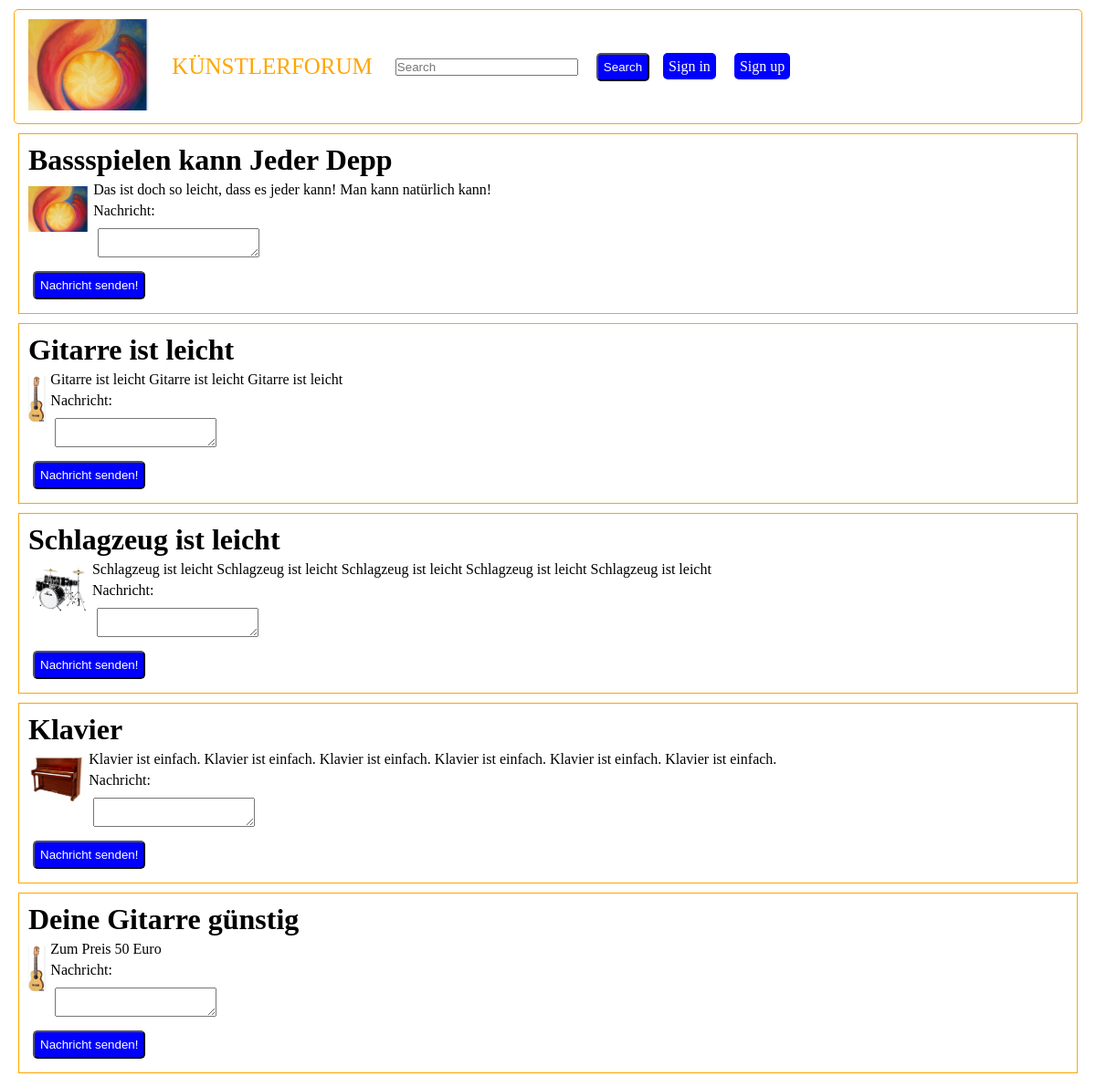
The app's page /searchadd.php with its own data.
### tables this page shows
CREATE TABLE IF NOT EXISTS `adds` (
  `id` int NOT NULL AUTO_INCREMENT,
  `title` varchar(100) NOT NULL,
  `text` varchar(10000) NOT NULL,
  `useremail` varchar(50) NOT NULL,
  PRIMARY KEY (`id`)
);

### Database.php (called while the page is built, shortened)
<?php
class Database
{
    private $conn;
    public function __construct()
    {
        $servername = "localhost";
        $username = "root2";
        $password = "ABC";
        $databasename = "kuenstlerforum";
        try {
            $this->conn = new PDO("mysql:host=$servername;dbname=$databasename", $username, $password);
            $this->conn->setAttribute(PDO::ATTR_ERRMODE, PDO::ERRMODE_EXCEPTION);
        } catch (PDOException $e) {
            $this->errorMessage = $e->getMessage();
        }
    }
    public function findUserByEMail($email)
    {
        $stmt = $this->conn->prepare("select * from users where email = :email");
        $stmt->bindParam(":email", $email);
        $stmt->execute();
        $stmt->setFetchMode(PDO::FETCH_ASSOC);
        $result = $stmt->fetchAll();
        if (count($result) == 0) {
            return null;
        } else {
            $user = new User();
            $user->email = $email;
            $user->password = $result[0]["password"];
            $user->firstname = $result[0]["firstname"];
            $user->lastname = $result[0]["lastname"];
            return $user;
        }
    }
    public function findAddsByKeyword($keyword)
    {
        $stmt =  $this->conn->prepare("select * from adds where title LIKE '%$keyword%' or text LIKE '%$keyword%' ");
        $stmt->execute();
        $stmt->setFetchMode(PDO::FETCH_ASSOC);
        $result = $stmt->fetchAll();
        $adds = array();
        for ($i = 0; $i < count($result); $i++) {
            $add = new Add();
            $add->id = $result[$i]["id"];
            $add->text = $result[$i]["text"];
            $add->title = $result[$i]["title"];
            $add->user = $this->findUserByEMail($result[$i]["useremail"]);
            $adds[$i] = $add;
        }
        return $adds;
    }
}

### FileUploader.php (called while the page is built, shortened)
<?php
class FileUploader
{
    public function getImageForAdd($add){
        $fwe = "assets/img/adds/" . $add->id;
        if( file_exists($fwe . ".png")){
            return $fwe . ".png";
        }
        else if( file_exists($fwe . ".gif")){
            return $fwe . ".gif";
        }
        else if( file_exists($fwe . ".jpg")){
            return $fwe . ".jpg";
        }
        else if( file_exists($fwe . ".jpeg")){
            return $fwe . ".jpeg";
        }
        else {
            return "assets/img/logo.png";
        }
    }
}

### searchadd.php (the view, shortened to what this page needs)
<?php
include 'Database.php';
include 'FileUploader.php';
?>
<body>
    <?php
    include 'header.php';
    $db = new Database();
    $fu = new FileUploader();
    $myadds = $db->findAddsByKeyword($_GET["search"]);
    for ($i = 0; $i < count($myadds); $i++) {
        $add = $myadds[$i];
    ?>
        <div style="border: 1px solid orange; padding: 5px; margin: 10px;">
            <h1><?php echo $add->title; ?> </h1>
            <img style="float:left" src="<?php echo $fu->getImageForAdd($add); ?>" height="50px"></img>
            <p>
                <?php echo $add->text; ?>
            </p>
            <p>Nachricht:</p>
            <textarea id="message<?php echo $add->id ?>" ncols="50" nrows="4"></textarea>
            <p><button class="mybutton" onclick="sendMessage(<?php echo $add->id; ?>);">Nachricht senden!</button> </p>
        </div>
    <?php
    }
    ?>
</body>

### header.php (shortened to what this page needs)
<ul id="mynavbar">
<li><a href="index.php"><img src="assets/img/logo.png" height="100px"></img></a></li>
<li><a href="index.php" id="logo">Künstlerforum</a></li>
<li><form action="searchadd.php" method="GET"> <input type="text" id="search" name="search" placeholder="Search" ></input>  </li>
<input type="submit" class="mybutton" value="Search"></input> </form> </li>
<?php if(!isset( $_SESSION["loggedUser"]) ){ ?>
<li><a href="login.php" class="mybutton">Sign in</a></li>
<li><a href="signup.php" class="mybutton">Sign up</a> </li>
<?php } ?>
</ul>

### header.php (style rules this page uses)
* { margin: 5px; padding: 0px; box-sizing: border-box; }
#search { display:block; width: 200px; }
.mybutton { padding: 6px; border-radius: 5px; background-color: blue; color: white; }
#mynavbar { display: flex; flex-direction: row; border-radius: 5px; border: solid 1px orange; align-items: center; list-style-type: none; }
a { text-decoration: none; }
#logo { text-transform: uppercase; color: orange ; font-size: 25px; }

### records on screen
adds: title "Bassspielen kann Jeder Depp", shows a picture, text "Das ist doch so leicht, dass es jeder kann! Man kann natürlich kann!"
adds: title "Gitarre ist leicht", text "Gitarre ist leicht Gitarre ist leicht Gitarre ist leicht"
adds: title "Schlagzeug ist leicht", shows a picture, text "Schlagzeug ist leicht Schlagzeug ist leicht Schlagzeug ist leicht Schlagzeug ist leicht Schlagzeug ist leicht"
adds: title "Klavier", shows a picture, text "Klavier ist einfach. Klavier ist einfach. Klavier ist einfach. Klavier ist einfach. Klavier ist einfach. Klavier ist einfach."
adds: title "Deine Gitarre günstig", text "Zum Preis 50 Euro"
